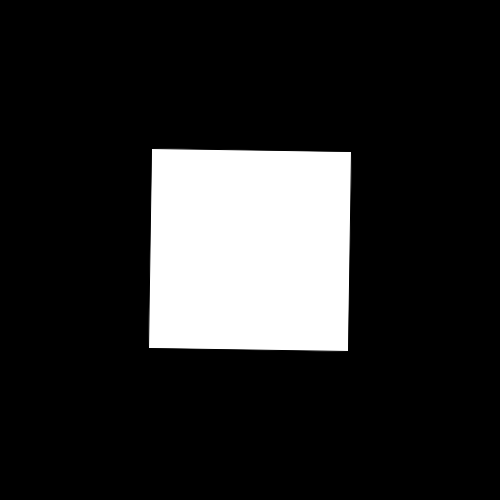
Frame 1 (no input)
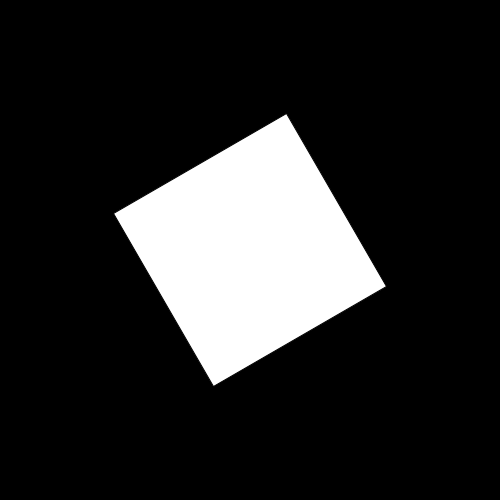
Frame 60 (the mouse pressed at the canvas centre just before this capture)
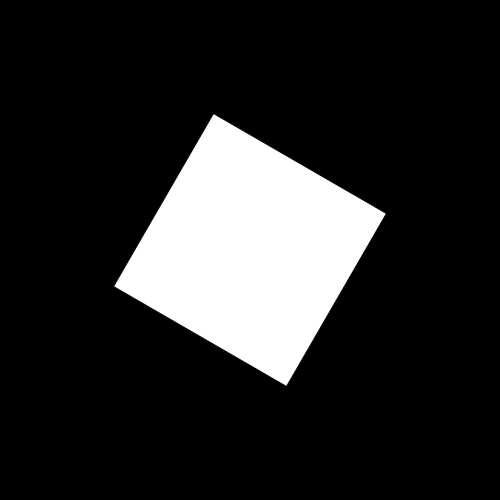
Frame 120 (the mouse held since frame 60 and released just before this capture)

The Processing sketch that drew these frames (run headless with seeded random() and noise(); from frame 60 on, the mouse is pressed at the canvas centre):

// Processing sketch: sketch_02_frame
// ── sketch_02_frame.pde
void setup(){
  frameRate(30);
  size(500,500);
  rectMode(CENTER);
}

void draw(){
  background(0);
  pushMatrix();
  translate(250,250);
  rotate(radians(frameCount));
  rect(0,0,200,200);
  popMatrix();
}
